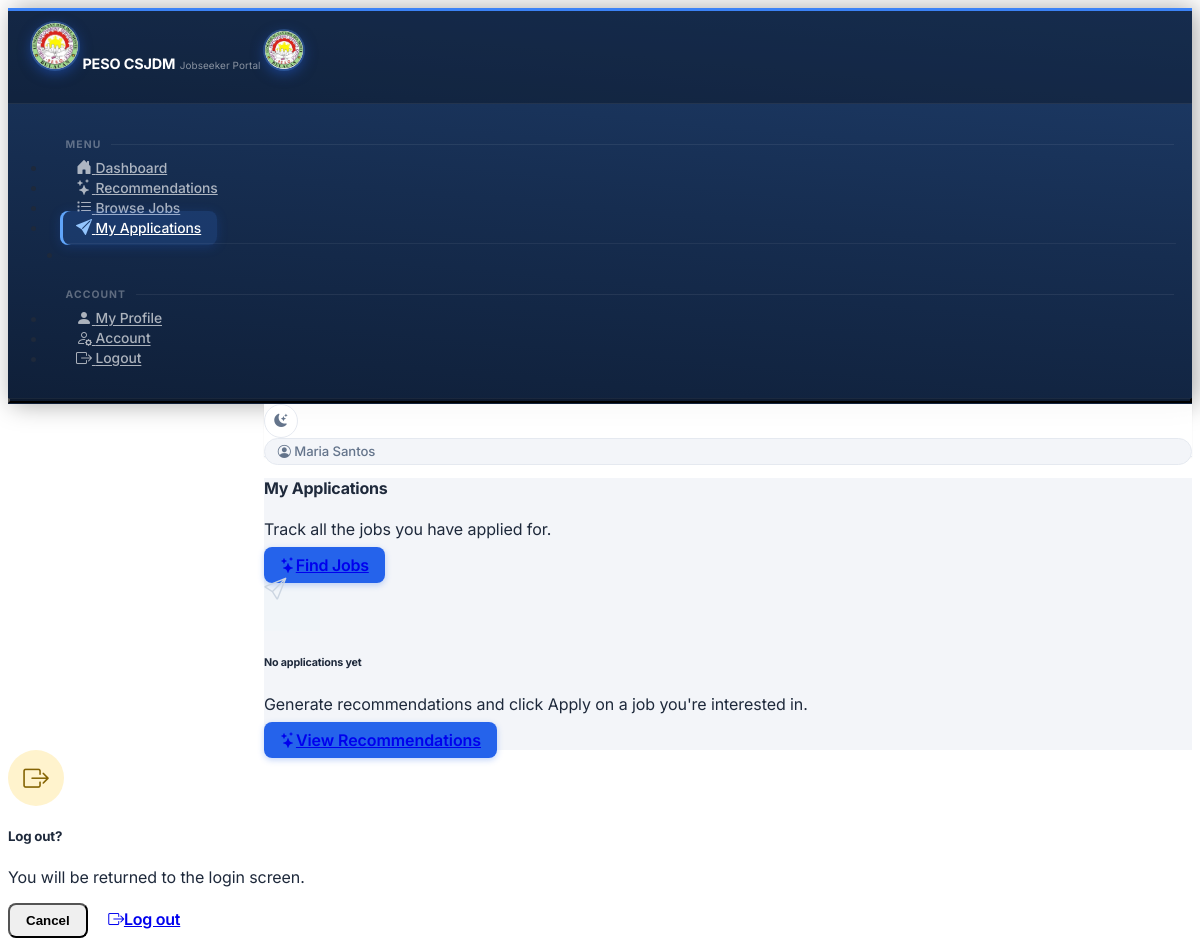
Page /jobseeker/referrals (signed in) on the earlier database version.
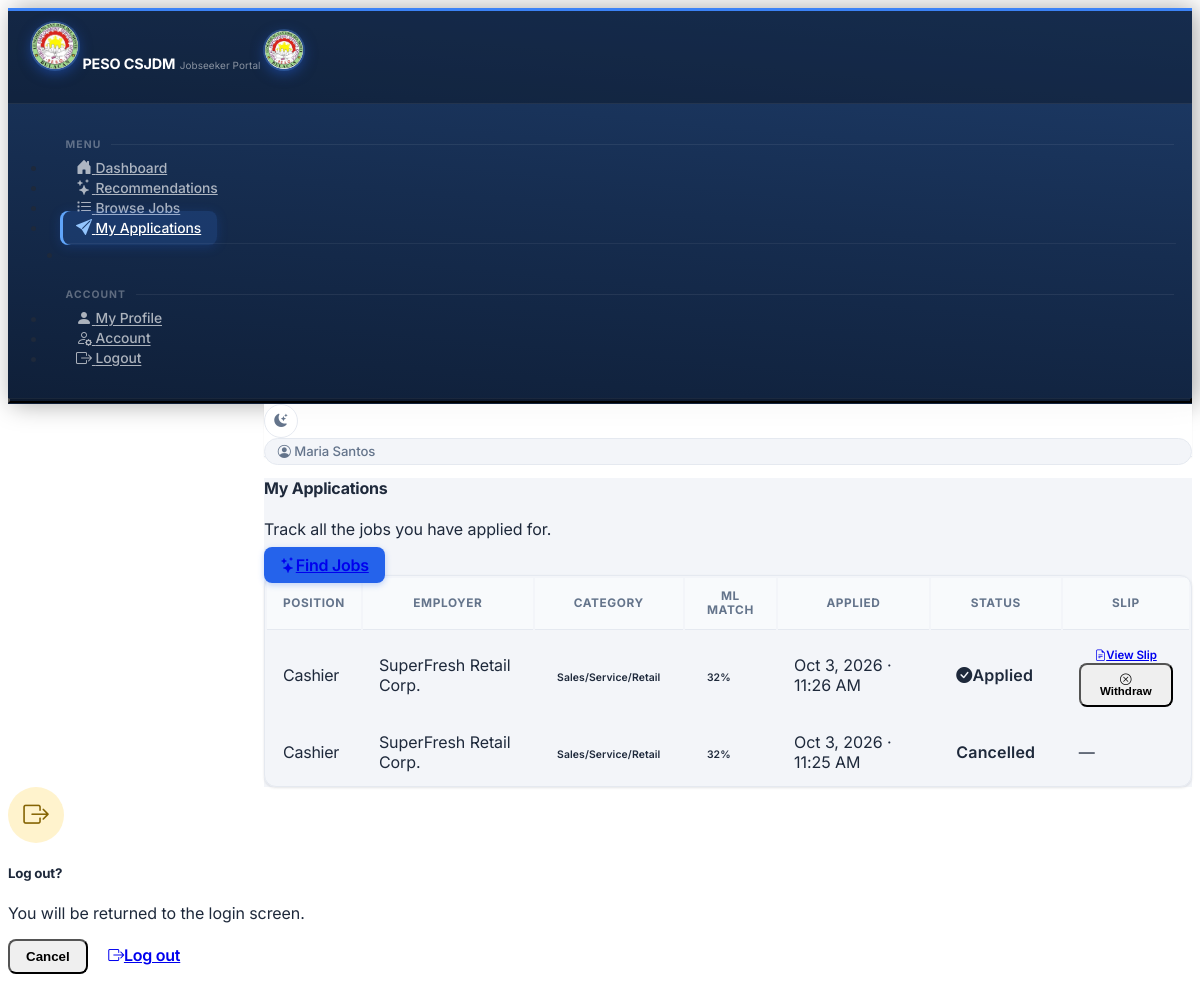
Same page on the later database version.
### tables this page shows
CREATE TABLE referrals (
            id           INTEGER  PRIMARY KEY AUTOINCREMENT,
            applicant_id INTEGER  NOT NULL,
            vacancy_id   INTEGER  NOT NULL,
            referred_by  INTEGER  NOT NULL,
            referred_at  DATETIME DEFAULT CURRENT_TIMESTAMP,
            status       TEXT     DEFAULT 'referred',
            notes        TEXT, suitability_score REAL,
            FOREIGN KEY (applicant_id) REFERENCES applicants(id),
            FOREIGN KEY (vacancy_id)   REFERENCES job_vacancies(id),
            FOREIGN KEY (referred_by)  REFERENCES users(id)
        );

CREATE TABLE job_vacancies (
            id                   INTEGER  PRIMARY KEY AUTOINCREMENT,
            employer_name        TEXT     NOT NULL,
            job_title            TEXT     NOT NULL,
            occupational_category TEXT    NOT NULL,
            is_local             INTEGER  DEFAULT 1,
            is_active            INTEGER  DEFAULT 1,
            created_at           DATETIME DEFAULT CURRENT_TIMESTAMP
        , employer_id INTEGER REFERENCES users(id), application_deadline DATE, req_gender TEXT DEFAULT 'Any', req_age_min INTEGER, req_age_max INTEGER, req_education TEXT, req_documents TEXT, req_experience_months INTEGER, salary_min INTEGER, salary_max INTEGER, salary_period TEXT);

### app.py (the view)
@app.route('/jobseeker/referrals')
@jobseeker_required
def jobseeker_referrals():
    db = get_db()
    ap = _get_my_applicant()
    my_referrals = []
    if ap:
        my_referrals = db.execute('''
            SELECT r.*, jv.job_title, jv.employer_name, jv.occupational_category
            FROM referrals r
            JOIN job_vacancies jv ON r.vacancy_id = jv.id
            WHERE r.applicant_id = ?
            ORDER BY r.referred_at DESC
        ''', (ap['id'],)).fetchall()
    return render_template('jobseeker/referrals.html', ap=ap, my_referrals=my_referrals)

### app.py (called while the page is built, shortened)
def get_db():
    if 'db' not in g:
        g.db = sqlite3.connect(DATABASE)
        g.db.row_factory = sqlite3.Row
        g.db.execute('PRAGMA foreign_keys = ON')
    return g.db

def role_required(*roles):
    def decorator(f):
        @wraps(f)
        def decorated(*args, **kwargs):
            if 'user_id' not in session:
                return redirect(url_for('login'))
            if session.get('role') not in roles:
                flash('You do not have permission to access this page.', 'danger')
                return redirect(_role_home())
            return f(*args, **kwargs)
        return decorated
    return decorator

@app.context_processor
def inject_globals():
    pending_employers_count = 0
    employer_approved = False
    role = session.get('role')
    return {
        'pipeline_loaded':         pipeline is not None,
        'session_role':            role or '',
        'pending_employers_count': pending_employers_count,
        'employer_approved':       employer_approved,
    }

@app.template_filter('friendly_dt')
def friendly_dt(value):
    if not value:
        return ''
    for fmt in ('%Y-%m-%d %H:%M:%S', '%Y-%m-%d %H:%M:%S.%f', '%Y-%m-%d'):
        try:
            dt = datetime.strptime(str(value), fmt) + _PHT
            return dt.strftime('%b %d, %Y · %I:%M %p').replace(' 0', ' ')
        except ValueError:
            continue
    return str(value)

def _get_my_applicant():
    return get_db().execute(
        'SELECT * FROM applicants WHERE user_id=?', (session['user_id'],)
    ).fetchone()

### templates/jobseeker/referrals.html (shortened to what this page needs)
{% extends 'base_jobseeker.html' %}
{% block content %}
<div class="d-flex align-items-center justify-content-between flex-wrap gap-2 mb-4">
  <div>
    <h4 class="fw-bold mb-0">My Applications</h4>
    <p class="text-muted small mb-0">Track all the jobs you have applied for.</p>
  </div>
  <a href="{{ url_for('jobseeker_recommendations') }}" class="btn btn-primary btn-sm fw-semibold">
    <i class="bi bi-stars me-1"></i>Find Jobs
  </a>
</div>
{% if my_referrals %}
<div class="card shadow-sm border-0" style="border-radius:12px;overflow:hidden;">
  <div class="table-responsive">
  <table class="table table-hover mb-0">
    <thead style="background:#f8fafc;font-size:.78rem;color:#64748b;text-transform:uppercase;letter-spacing:.05em;">
      <tr>
        <th class="px-3 py-2">Position</th>
        <th class="py-2">Employer</th>
        <th class="py-2">Category</th>
        <th class="py-2">ML Match</th>
        <th class="py-2">Applied</th>
        <th class="py-2">Status</th>
        <th class="py-2">Slip</th>
      </tr>
    </thead>
    <tbody>
      {% for r in my_referrals %}
      <tr>
        <td class="px-3 py-2 fw-semibold small">{{ r.job_title }}</td>
        <td class="py-2 small text-muted">{{ r.employer_name }}</td>
        <td class="py-2">
          <span class="badge bg-primary-subtle text-primary-emphasis" style="font-size:.65rem;">{{ r.occupational_category }}</span>
        </td>
        <td class="py-2">
          {% if r.suitability_score is not none %}
          <span class="badge bg-info-subtle text-info-emphasis" style="font-size:.65rem;">{{ '%.0f'|format(r.suitability_score * 100) }}%</span>
          {% else %}
          <span class="text-muted small">—</span>
          {% endif %}
        </td>
        <td class="py-2 small text-muted">{{ r.referred_at|friendly_dt }}</td>
        <td class="py-2">
          {% if r.status == 'cancelled' %}
          <span class="badge bg-danger-subtle text-danger-emphasis">Cancelled</span>
          {% elif r.status == 'referred' %}
          <span class="badge bg-success-subtle text-success-emphasis"><i class="bi bi-check-circle-fill me-1"></i>Applied</span>
          {% else %}
          <span class="badge bg-secondary-subtle text-secondary-emphasis">{{ r.status }}</span>
          {% endif %}
        </td>
        <td class="py-2">
          {% if r.status == 'cancelled' %}
          <span class="text-muted small">—</span>
          {% else %}
          <div class="d-flex gap-1">
            <a href="{{ url_for('referral_slip', rid=r.id) }}" target="_blank"
               class="btn btn-outline-secondary btn-sm py-0 px-2" style="font-size:.72rem;">
              <i class="bi bi-file-earmark-text me-1"></i>View Slip
            </a>
            {% if r.status == 'referred' %}
            <form method="POST" action="{{ url_for('jobseeker_cancel_referral', rid=r.id) }}">
              <button type="submit" class="btn btn-outline-danger btn-sm py-0 px-2" style="font-size:.72rem;"
                      onclick="return confirm('Withdraw your application for &quot;{{ r.job_title }}&quot;? This cannot be undone, but you can re-apply later.')">
                <i class="bi bi-x-circle me-1"></i>Withdraw
              </button>
            </form>
            {% endif %}
          </div>
          {% endif %}
        </td>
      </tr>
      {% endfor %}
    </tbody>
  </table>
  </div>
</div>
{% else %}
<div class="text-center py-4">
  <div class="d-inline-flex align-items-center justify-content-center rounded-circle mb-3"
       style="width:56px;height:56px;background:#f1f5f9;">
    <i class="bi bi-send" style="font-size:1.4rem;color:#cbd5e1;"></i>
  </div>
  <h6 class="fw-semibold">No applications yet</h6>
  <p class="text-muted small mb-3">Generate recommendations and click Apply on a job you're interested in.</p>
  <a href="{{ url_for('jobseeker_recommendations') }}" class="btn btn-primary btn-sm">
    <i class="bi bi-stars me-1"></i>View Recommendations
  </a>
</div>
{% endif %}
{% endblock %}

### templates/base_jobseeker.html (shortened to what this page needs)
<!DOCTYPE html>
<html lang="en">
<head>
  <link rel="stylesheet" href="https://cdn.jsdelivr.net/npm/@coreui/coreui@5/dist/css/coreui.min.css" />
  <link rel="stylesheet" href="https://cdn.jsdelivr.net/npm/bootstrap-icons@1.11.3/font/bootstrap-icons.min.css" />
  <link rel="stylesheet" href="{{ url_for('static', filename='css/custom.css') }}" />
</head>
<body>
<div class="sidebar sidebar-dark sidebar-fixed hide" id="sidebar">
  <div class="sidebar-brand">
    <span class="sidebar-brand-full d-flex align-items-center gap-2">
      <span class="sb-icon-badge">
        <img src="{{ url_for('static', filename='img/peso_logo.png') }}" alt="PESO CSJDM" />
      </span>
      <span>
        <span class="sb-brand-name d-block">PESO CSJDM</span>
        <span class="sb-brand-sub">Jobseeker Portal</span>
      </span>
    </span>
    <span class="sidebar-brand-narrow">
      <span class="sb-icon-badge" style="width:38px;height:38px;">
        <img src="{{ url_for('static', filename='img/peso_logo.png') }}" alt="PESO CSJDM" />
      </span>
    </span>
  </div>
  <ul class="sidebar-nav">
    <li class="nav-title">Menu</li>
    <li class="nav-item">
      <a class="nav-link {% if request.endpoint == 'jobseeker_dashboard' %}active{% endif %}"
         href="{{ url_for('jobseeker_dashboard') }}">
        <span class="nav-icon"><i class="bi bi-house-door-fill"></i></span>
        Dashboard
      </a>
    </li>
    <li class="nav-item">
      <a class="nav-link {% if request.endpoint == 'jobseeker_recommendations' %}active{% endif %}"
         href="{{ url_for('jobseeker_recommendations') }}">
        <span class="nav-icon"><i class="bi bi-stars"></i></span>
        Recommendations
      </a>
    </li>
    <li class="nav-item">
      <a class="nav-link {% if request.endpoint == 'jobseeker_jobs' %}active{% endif %}"
         href="{{ url_for('jobseeker_jobs') }}">
        <span class="nav-icon"><i class="bi bi-list-task"></i></span>
        Browse Jobs
      </a>
    </li>
    <li class="nav-item">
      <a class="nav-link {% if request.endpoint == 'jobseeker_referrals' %}active{% endif %}"
         href="{{ url_for('jobseeker_referrals') }}">
        <span class="nav-icon"><i class="bi bi-send-fill"></i></span>
        My Applications
      </a>
    </li>
    <li class="nav-divider"></li>
    <li class="nav-title">Account</li>
    <li class="nav-item">
      <a class="nav-link {% if request.endpoint == 'jobseeker_profile' %}active{% endif %}"
         href="{{ url_for('jobseeker_profile') }}">
        <span class="nav-icon"><i class="bi bi-person-fill"></i></span>
        My Profile
      </a>
    </li>
    <li class="nav-item">
      <a class="nav-link {% if request.endpoint == 'jobseeker_account' %}active{% endif %}"
         href="{{ url_for('jobseeker_account') }}">
        <span class="nav-icon"><i class="bi bi-person-gear"></i></span>
        Account
      </a>
    </li>
    <li class="nav-item">
      <a class="nav-link" href="#" data-coreui-toggle="modal" data-coreui-target="#logoutModal">
        <span class="nav-icon"><i class="bi bi-box-arrow-right"></i></span>
        Logout
      </a>
    </li>
  </ul>
  <button class="sidebar-toggler" type="button"
          data-coreui-toggle="unfoldable"
          aria-label="Toggle sidebar width"></button>
</div>
<div class="wrapper d-flex flex-column min-vh-100">
  <header class="header header-sticky p-0">
    <div class="container-fluid border-bottom px-4 d-flex align-items-center gap-3"
         style="height:52px;">
      <div class="ms-auto d-flex align-items-center gap-2">
        <button type="button" class="theme-toggle-btn" aria-label="Toggle dark mode" title="Toggle dark mode">
          <i class="bi bi-moon-stars-fill"></i>
        </button>
        <div class="topbar-user">
          <i class="bi bi-person-circle me-1"></i>
          {{ session.get('full_name', 'Jobseeker') }}
        </div>
      </div>
    </div>
  </header>
  <div class="body flex-grow-1">
    <div class="container-fluid px-4 pt-3 pb-4">
      {% block content %}{% endblock %}
    </div>
  </div>
</div>
<div class="modal fade" id="logoutModal" tabindex="-1" aria-hidden="true">
  <div class="modal-dialog modal-dialog-centered" style="max-width:380px;">
    <div class="modal-content border-0 shadow">
      <div class="modal-body text-center px-4 pt-4 pb-3">
        <div class="mb-3">
          <span style="display:inline-flex;align-items:center;justify-content:center;
                       width:56px;height:56px;border-radius:50%;background:#fff3cd;">
            <i class="bi bi-box-arrow-right" style="font-size:1.6rem;color:#856404;"></i>
          </span>
        </div>
        <h5 class="fw-bold mb-1">Log out?</h5>
        <p class="text-muted small mb-0">You will be returned to the login screen.</p>
      </div>
      <div class="modal-footer border-0 justify-content-center gap-2 pb-4">
        <button type="button" class="btn btn-outline-secondary px-4"
                data-coreui-dismiss="modal">Cancel</button>
        <a href="{{ url_for('logout') }}" class="btn btn-danger px-4 fw-semibold">
          <i class="bi bi-box-arrow-right me-1"></i>Log out
        </a>
      </div>
    </div>
  </div>
</div>
</body>
</html>

Differences in the rows shown:
added referrals: job_title "Cashier", employer_name "SuperFresh Retail Corp.", occupational_category "Sales/Service/Retail", r.suitability_score*100 "32", referred_at|friendly_dt "Oct 3, 2026 · 11:26 AM", status "referred" (drawn)
added referrals: job_title "Cashier", employer_name "SuperFresh Retail Corp.", occupational_category "Sales/Service/Retail", r.suitability_score*100 "32", referred_at|friendly_dt "Oct 3, 2026 · 11:25 AM", status "Cancelled"
Other differences:
text no longer shown: "No applications yet Generate recommendations and click Apply on a job you're interested in. View Recommendations"
text now shown: "POSITION EMPLOYER CATEGORY ML MATCH APPLIED STATUS SLIP"
